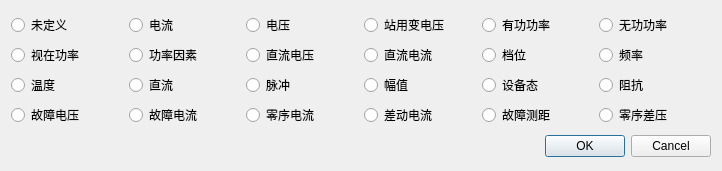
<?xml version="1.0" encoding="UTF-8"?>
<ui version="4.0">
 <class>CAnaTypeDialog</class>
 <widget class="QDialog" name="CAnaTypeDialog">
  <property name="geometry">
   <rect>
    <x>0</x>
    <y>0</y>
    <width>722</width>
    <height>171</height>
   </rect>
  </property>
  <property name="windowTitle">
   <string>Dialog</string>
  </property>
  <layout class="QVBoxLayout" name="verticalLayout_7">
   <item>
    <layout class="QHBoxLayout" name="horizontalLayout">
     <item>
      <layout class="QVBoxLayout" name="verticalLayout">
       <item>
        <widget class="QRadioButton" name="m_radioButton0">
         <property name="text">
          <string>未定义</string>
         </property>
        </widget>
       </item>
       <item>
        <widget class="QRadioButton" name="m_radioButton6">
         <property name="text">
          <string>视在功率</string>
         </property>
        </widget>
       </item>
       <item>
        <widget class="QRadioButton" name="m_radioButton12">
         <property name="text">
          <string>温度</string>
         </property>
        </widget>
       </item>
       <item>
        <widget class="QRadioButton" name="m_radioButton18">
         <property name="text">
          <string>故障电压</string>
         </property>
        </widget>
       </item>
      </layout>
     </item>
     <item>
      <layout class="QVBoxLayout" name="verticalLayout_2">
       <item>
        <widget class="QRadioButton" name="m_radioButton1">
         <property name="text">
          <string>电流</string>
         </property>
        </widget>
       </item>
       <item>
        <widget class="QRadioButton" name="m_radioButton7">
         <property name="text">
          <string>功率因素</string>
         </property>
        </widget>
       </item>
       <item>
        <widget class="QRadioButton" name="m_radioButton13">
         <property name="text">
          <string>直流</string>
         </property>
        </widget>
       </item>
       <item>
        <widget class="QRadioButton" name="m_radioButton19">
         <property name="text">
          <string>故障电流</string>
         </property>
        </widget>
       </item>
      </layout>
     </item>
     <item>
      <layout class="QVBoxLayout" name="verticalLayout_3">
       <item>
        <widget class="QRadioButton" name="m_radioButton2">
         <property name="text">
          <string>电压</string>
         </property>
        </widget>
       </item>
       <item>
        <widget class="QRadioButton" name="m_radioButton8">
         <property name="text">
          <string>直流电压</string>
         </property>
        </widget>
       </item>
       <item>
        <widget class="QRadioButton" name="m_radioButton14">
         <property name="text">
          <string>脉冲</string>
         </property>
        </widget>
       </item>
       <item>
        <widget class="QRadioButton" name="m_radioButton20">
         <property name="text">
          <string>零序电流</string>
         </property>
        </widget>
       </item>
      </layout>
     </item>
     <item>
      <layout class="QVBoxLayout" name="verticalLayout_4">
       <item>
        <widget class="QRadioButton" name="m_radioButton3">
         <property name="text">
          <string>站用变电压</string>
         </property>
        </widget>
       </item>
       <item>
        <widget class="QRadioButton" name="m_radioButton9">
         <property name="text">
          <string>直流电流</string>
         </property>
        </widget>
       </item>
       <item>
        <widget class="QRadioButton" name="m_radioButton15">
         <property name="text">
          <string>幅值</string>
         </property>
        </widget>
       </item>
       <item>
        <widget class="QRadioButton" name="m_radioButton21">
         <property name="text">
          <string>差动电流</string>
         </property>
        </widget>
       </item>
      </layout>
     </item>
     <item>
      <layout class="QVBoxLayout" name="verticalLayout_5">
       <item>
        <widget class="QRadioButton" name="m_radioButton4">
         <property name="text">
          <string>有功功率</string>
         </property>
        </widget>
       </item>
       <item>
        <widget class="QRadioButton" name="m_radioButton10">
         <property name="text">
          <string>档位</string>
         </property>
        </widget>
       </item>
       <item>
        <widget class="QRadioButton" name="m_radioButton16">
         <property name="text">
          <string>设备态</string>
         </property>
        </widget>
       </item>
       <item>
        <widget class="QRadioButton" name="m_radioButton22">
         <property name="text">
          <string>故障测距</string>
         </property>
        </widget>
       </item>
      </layout>
     </item>
     <item>
      <layout class="QVBoxLayout" name="verticalLayout_6">
       <item>
        <widget class="QRadioButton" name="m_radioButton5">
         <property name="text">
          <string>无功功率</string>
         </property>
        </widget>
       </item>
       <item>
        <widget class="QRadioButton" name="m_radioButton11">
         <property name="text">
          <string>频率</string>
         </property>
        </widget>
       </item>
       <item>
        <widget class="QRadioButton" name="m_radioButton17">
         <property name="text">
          <string>阻抗</string>
         </property>
        </widget>
       </item>
       <item>
        <widget class="QRadioButton" name="m_radioButton23">
         <property name="text">
          <string>零序差压</string>
         </property>
        </widget>
       </item>
      </layout>
     </item>
    </layout>
   </item>
   <item>
    <widget class="QDialogButtonBox" name="buttonBox">
     <property name="orientation">
      <enum>Qt::Horizontal</enum>
     </property>
     <property name="standardButtons">
      <set>QDialogButtonBox::Cancel|QDialogButtonBox::Ok</set>
     </property>
    </widget>
   </item>
  </layout>
 </widget>
 <resources/>
 <connections>
  <connection>
   <sender>buttonBox</sender>
   <signal>accepted()</signal>
   <receiver>CAnaTypeDialog</receiver>
   <slot>accept()</slot>
   <hints>
    <hint type="sourcelabel">
     <x>248</x>
     <y>254</y>
    </hint>
    <hint type="destinationlabel">
     <x>157</x>
     <y>274</y>
    </hint>
   </hints>
  </connection>
  <connection>
   <sender>buttonBox</sender>
   <signal>rejected()</signal>
   <receiver>CAnaTypeDialog</receiver>
   <slot>reject()</slot>
   <hints>
    <hint type="sourcelabel">
     <x>316</x>
     <y>260</y>
    </hint>
    <hint type="destinationlabel">
     <x>286</x>
     <y>274</y>
    </hint>
   </hints>
  </connection>
 </connections>
</ui>
